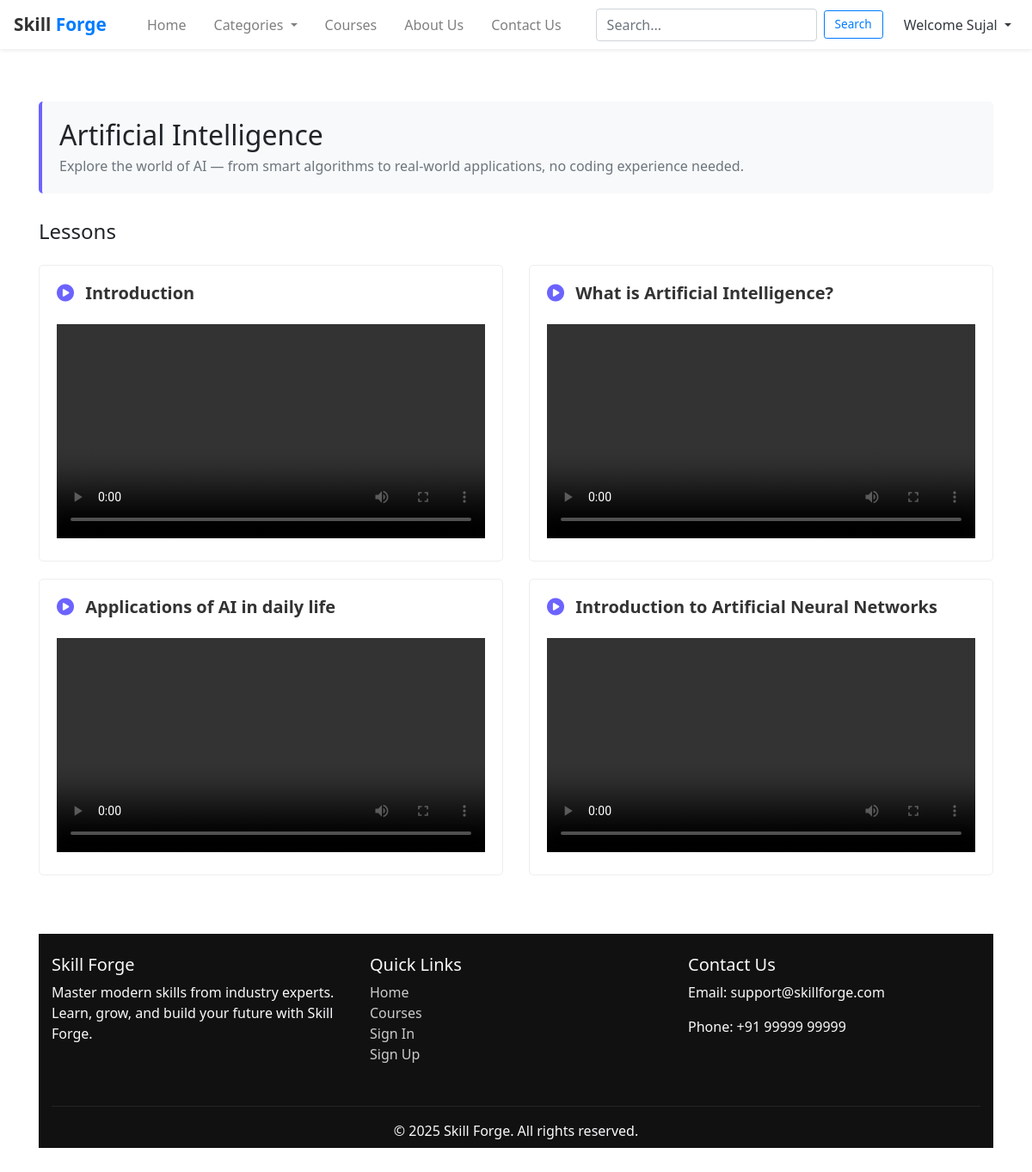
Screenshot of /course_content/4/ (signed in) with the database file from the repository.
### core/models.py (models this page shows, shortened)
class User(AbstractUser):
    pass

class Course(models.Model):
    title = models.CharField(max_length=200)
    description = models.TextField()
    category = models.ForeignKey(Category, on_delete=models.CASCADE)
    image = models.ImageField(upload_to='course_images/', null=True, blank=True)
    price = models.DecimalField(max_digits=6, decimal_places=2)
    is_published = models.BooleanField(default=False)
    created_at = models.DateTimeField(auto_now_add=True)

class Lesson(models.Model):
    course = models.ForeignKey(Course, on_delete=models.CASCADE, related_name='lessons')
    title = models.CharField(max_length=200)
    video_file = models.FileField(upload_to='lesson_videos/', blank=True, null=True)
    order = models.PositiveIntegerField()
    notes = models.FileField(upload_to='lesson_notes/', blank=True, null=True)

### core/views.py (the view)
# urls.py: path('course_content/<int:course_id>/', views.course_content, name='course_content'),
@login_required
def course_content(request, course_id):
    enrollment = get_object_or_404(Enrollment, student=request.user, course_id=course_id)
    lessons = enrollment.course.lessons.all()
    return render(request, 'course_content.html', {'course': enrollment.course, 'lessons': lessons})

### core/templates/course_content.html (shortened to what this page needs)
{% extends "base.html" %}
{% load static %}
{% block content %}
<div class="container my-5">
  <div class="course-header">
    <h2>{{ course.title }}</h2>
    <p class="text-muted mb-0">{{ course.description }}</p>
  </div>
<h4 class="mb-4">Lessons</h4>
<div class="row">
  {% for lesson in lessons %}
  <div class="col-md-6">
    <div class="card lesson-card">
      <div class="card-body">
        <h5 class="lesson-title"><i class="fas fa-play-circle"></i> {{ lesson.title }}</h5>
        {% if lesson.video_file %}
        <video controls class="mt-3" width="100%">
          <source src="{{ lesson.video_file.url }}" type="video/mp4">
        </video>
        {% else %}
        <p class="text-danger mt-3">No video file available for this lesson.</p>
        {% endif %}
      </div>
    </div>
  </div>
  {% empty %}
  <div class="col-12">
    <div class="alert alert-warning">No lessons available for this course.</div>
  </div>
  {% endfor %}
</div>
{% endblock %}

### core/templates/base.html (shortened to what this page needs)
{% load static %}
<!DOCTYPE html>
<html lang="en">
<head>
  <link rel="stylesheet" href="https://stackpath.bootstrapcdn.com/bootstrap/4.5.2/css/bootstrap.min.css">
  <link rel="stylesheet" href="https://cdnjs.cloudflare.com/ajax/libs/font-awesome/5.15.4/css/all.min.css">
</head>
<body>
  <nav class="navbar navbar-expand-lg navbar-light bg-white shadow-sm fixed-top">
      <a class="navbar-brand d-flex align-items-center" href="{% url 'index' %}">
        <span>Skill <span style="color:#007bff;">Forge</span></span>
      </a>
      <div class="collapse navbar-collapse" id="navbarNav">
        <ul class="navbar-nav ml-auto">
          <li class="nav-item mx-2">
            <a class="nav-link" href="{% url 'index' %}">Home</a>
          </li>
          <li class="nav-item dropdown mx-2">
            <a class="nav-link dropdown-toggle" href="#" id="categoryDropdown" role="button" data-toggle="dropdown">
              Categories
            </a>
           </li>
          <li class="nav-item mx-2">
            <a class="nav-link" href="{% url 'course_detail' 1 %}">Courses</a>
          </li>
          <li class="nav-item mx-2">
            <a class="nav-link" href="{% url 'aboutUs'  %}">About Us</a>
          </li>
          <li class="nav-item mx-2">
            <a class="nav-link" href="{% url 'contactUs'  %}">Contact Us</a>
          </li>
        </ul>
        <form class="form-inline mx-2" method="get" action="{% url 'search_results' %}">
          <input class="form-control mr-sm-2" type="search" name="q" placeholder="Search..." required>
          <button class="btn btn-outline-primary btn-sm" type="submit">Search</button>
        </form>
        {% if user.is_authenticated %}
  <ul class="navbar-nav ml-2">
    <li class="nav-item dropdown">
      <a class="nav-link dropdown-toggle text-dark" href="#" id="userDropdown" role="button" data-toggle="dropdown">
        Welcome {{ user.username }}
      </a>
    </li>
  </ul>
{% endif %}
      </div>
  </nav>
    {% block content %}
    {% endblock %}
  <footer class="text-light pt-4 pb-2 mt-5">
    <div class="container">
      <div class="row">
        <div class="col-md-4 mb-3">
          <h5>Skill Forge</h5>
          <p>Master modern skills from industry experts. Learn, grow, and build your future with Skill Forge.</p>
        </div>
        <div class="col-md-4 mb-3">
          <h5>Quick Links</h5>
          <ul class="list-unstyled">
            <li><a href="{% url 'index' %}">Home</a></li>
            <li><a href="{% url 'course_detail' 1 %}">Courses</a></li>
            <li><a href="{% url 'signin' %}">Sign In</a></li>
            <li><a href="{% url 'signup' %}">Sign Up</a></li>
          </ul>
        </div>
        <div class="col-md-4 mb-3">
          <h5>Contact Us</h5>
          <p>Email: support@skillforge.com</p>
          <p>Phone: +91 99999 99999</p>
        </div>
      </div>
      <hr style="background-color: rgba(255,255,255,0.1);">
      <div class="text-center">
        <p class="mb-0">&copy; 2025 Skill Forge. All rights reserved.</p>
      </div>
    </div>
  </footer>
</body>
</html>

### core/templates/base.html (style rules this page uses)
body { font-family: 'Segoe UI', Tahoma, Geneva, Verdana, sans-serif; padding-top: 70px; }
.navbar-brand span { font-weight: 600; font-size: 1.3rem; color: #333; }
.btn-sm { padding: 5px 12px; font-size: 0.85rem; }
footer { background-color: #111; }
footer a { color: #ccc; text-decoration: none; }

### core/templates/course_content.html (style rules this page uses)
.course-header { background-color: #f8f9fa; border-left: 4px solid #6c63ff; padding: 20px; border-radius: 5px; margin-bottom: 30px; }
.course-header h2 { margin-bottom: 5px; }
.lesson-card { border: 1px solid #eee; border-radius: 5px; transition: box-shadow 0.3s ease; margin-bottom: 20px; }
.lesson-title { font-weight: 600; color: #333; }
.lesson-title i { margin-right: 8px; color: #6c63ff; }

### rows the page displays
User: username "Sujal"
Course: title "Artificial Intelligence", description "Explore the world of AI — from smart algorithms to real-world applications, no coding experience needed."
Lesson: title "Introduction"
Lesson: title "What is Artificial Intelligence?"
Lesson: title "Applications of AI in daily life"
Lesson: title "Introduction to Artificial Neural Networks"
